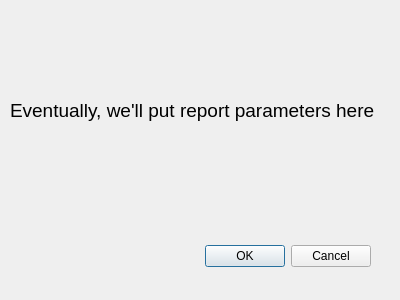
<?xml version="1.0" encoding="UTF-8"?>
<ui version="4.0">
 <class>Dialog</class>
 <widget class="QDialog" name="Dialog">
  <property name="geometry">
   <rect>
    <x>0</x>
    <y>0</y>
    <width>400</width>
    <height>300</height>
   </rect>
  </property>
  <property name="windowTitle">
   <string>Dialog</string>
  </property>
  <widget class="QDialogButtonBox" name="buttonBox">
   <property name="geometry">
    <rect>
     <x>30</x>
     <y>240</y>
     <width>341</width>
     <height>32</height>
    </rect>
   </property>
   <property name="orientation">
    <enum>Qt::Orientation::Horizontal</enum>
   </property>
   <property name="standardButtons">
    <set>QDialogButtonBox::StandardButton::Cancel|QDialogButtonBox::StandardButton::Ok</set>
   </property>
  </widget>
  <widget class="QLabel" name="label">
   <property name="geometry">
    <rect>
     <x>10</x>
     <y>50</y>
     <width>381</width>
     <height>121</height>
    </rect>
   </property>
   <property name="font">
    <font>
     <pointsize>14</pointsize>
    </font>
   </property>
   <property name="text">
    <string>Eventually, we'll put report parameters here</string>
   </property>
  </widget>
 </widget>
 <resources/>
 <connections>
  <connection>
   <sender>buttonBox</sender>
   <signal>accepted()</signal>
   <receiver>Dialog</receiver>
   <slot>accept()</slot>
   <hints>
    <hint type="sourcelabel">
     <x>248</x>
     <y>254</y>
    </hint>
    <hint type="destinationlabel">
     <x>157</x>
     <y>274</y>
    </hint>
   </hints>
  </connection>
  <connection>
   <sender>buttonBox</sender>
   <signal>rejected()</signal>
   <receiver>Dialog</receiver>
   <slot>reject()</slot>
   <hints>
    <hint type="sourcelabel">
     <x>316</x>
     <y>260</y>
    </hint>
    <hint type="destinationlabel">
     <x>286</x>
     <y>274</y>
    </hint>
   </hints>
  </connection>
 </connections>
</ui>
